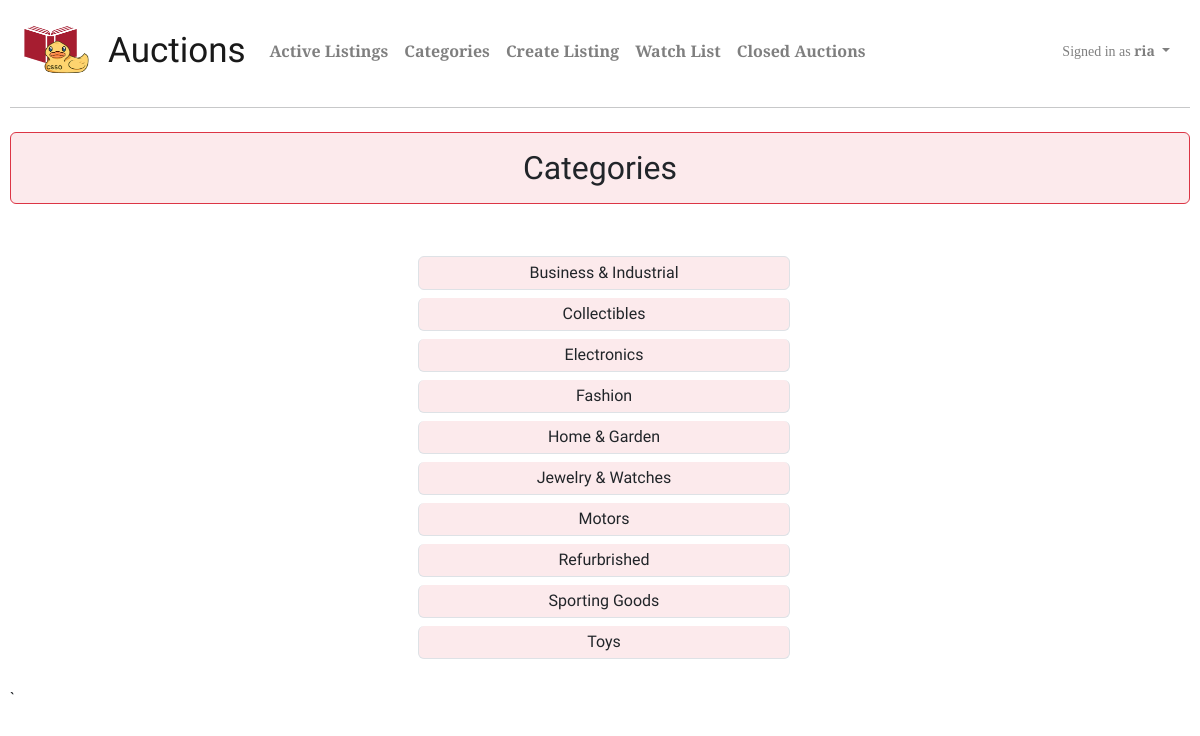
The page /categories (signed in) on the database its author committed.
### auctions/models.py (models this page shows)
class User(AbstractUser):
    pass

class Category(models.Model):
    categoryName = models.CharField(max_length=64)
    class Meta:
        ordering = ('categoryName',)
    def __str__(self) -> str:
        return self.categoryName

### auctions/views.py (the view)
# urls.py: path("categories", views.categories, name="categories"),
def categories(request):
    if request.method == "GET":
        categories = Category.objects.all()
        return render(request, "auctions/categories.html", {
            "categories": categories
            })

### auctions/templates/auctions/categories.html (shortened to what this page needs)
{% extends "auctions/layout.html" %}
{% load humanize %}
{% load l10n %}
{% block body %}
<h2 class="text-center title my-4 p-3 bg-danger bg-opacity-10 border border-danger rounded">Categories</h2>
<div class="container pb-4">
        <div class="pt-4">
            <form action="{% url 'all_categories' %}" method="POST">
                    <ul class="list-group list-group-flushed text-center offset-4">
                        {% for cat in categories %}
                        <button class=" col-6 btn list-group-item list-group-item-action p-1 m-1 text-dark bg-danger fs-6 bg-opacity-10" name="category" id="category" value="{{ cat }}" type="submit">{{ cat }}</button>
                        {% endfor %}
                    </ul>
            </form>
        </div>
</div>
{% endblock %}

### auctions/templates/auctions/layout.html (shortened to what this page needs)
{% load static %}
<!DOCTYPE html>
<html lang="en">
    <head>
        <link rel="stylesheet" href="https://stackpath.bootstrapcdn.com/bootstrap/4.4.1/css/bootstrap.min.css">
        <link href="{% static 'auctions/styles.css' %}" rel="stylesheet">
        <link href="https://cdn.jsdelivr.net/npm/bootstrap@5.3.0/dist/css/bootstrap.min.css" rel="stylesheet">
        <link rel="stylesheet" href="https://cdn.jsdelivr.net/npm/bootstrap-icons@1.10.5/font/bootstrap-icons.css">
    </head>
    <body style="font-family: 'Rokkitt';">
        <nav class="navbar navbar-expand-lg navbar-light" style="background-color: ;">
            <div class="container-fluid">
                <a class="navbar-brand" href="{% url 'index' %}">
                    <img src="{% static 'auctions/CS50_Logo2.png' %}" alt="CS50 Logo" width="70" height="55">
                </a>
                <a class="navbar-brand auctionFont" href="{% url 'index' %}" style="font: 35px Ultra;">Auctions</a>
            <div class="collapse navbar-collapse" id="navbarNav">
                <ul class="navbar-nav me-auto mb-2 mb-lg-0">
                        <li class="nav-item">
                            <a class="nav-link fw-bolder" href="{% url 'index' %}" style="font: 16px Baskervville;">Active Listings</a>
                        </li>
                        <li class="nav-item">
                            <a class="nav-link fw-bolder" href="{% url 'categories' %}" style="font: 16px Baskervville;">Categories</a>
                        </li>
                    {% if user.is_authenticated %}
                        <li class="nav-item">
                            <a class="nav-link fw-bolder" href="{% url 'create' %}" style="font: 16px Baskervville;">Create Listing</a>
                        </li>
                        <li class="nav-item">
                            <a class="nav-link fw-bolder" href="{% url 'watchlist' %}" style="font: 16px Baskervville;">Watch List</a>
                        </li>
                        <li class="nav-item">
                            <a class="nav-link fw-bolder" href="{% url 'closed_listings' %}" style="font: 16px Baskervville;">Closed Auctions</a>
                        </li>
                    {% endif %}
                </ul>
                    <div class="d-flex" style="font: 14px Baskervville;">
                        <ul class="navbar-nav justify-content-end">
                            {% if user.is_authenticated %}
                                <li class="nav-item dropdown">
                                    <a class="nav-link dropdown-toggle" href="#" id="navbarDropdownMenuLink" role="button" data-toggle="dropdown" aria-haspopup="true" aria-expanded="false">
                                        <i class="fa fa-user pr-1" aria-hidden="true"></i> Signed in as <strong>{{ user.username }}</strong>
                                    </a>
                                </li>
                            {% else %}
                                    <a class="nav-link mx-lg-2 bg-success fw-bold rounded-3 border border-5 border-success" href="{% url 'login' %}">Login</a>
                                    <a class="nav-link mx-lg-2 bg-info fw-bold rounded-3  border border-5 border-info" href="{% url 'register' %}">Register</a>
                            {% endif %}
                        </ul>
                    </div>
            </div>
            </div>
        </nav>
        <hr>
        {% block body %}
        {% endblock %}
    </body>
</html>`

### auctions/static/auctions/styles.css (style rules this page uses)
body { padding: 10px; }

### rows shown on the page
User: username "ria"
Category: categoryName "Business & Industrial"
Category: categoryName "Collectibles"
Category: categoryName "Electronics"
Category: categoryName "Fashion"
Category: categoryName "Home & Garden"
Category: categoryName "Jewelry & Watches"
Category: categoryName "Motors"
Category: categoryName "Refurbrished"
Category: categoryName "Sporting Goods"
Category: categoryName "Toys"
